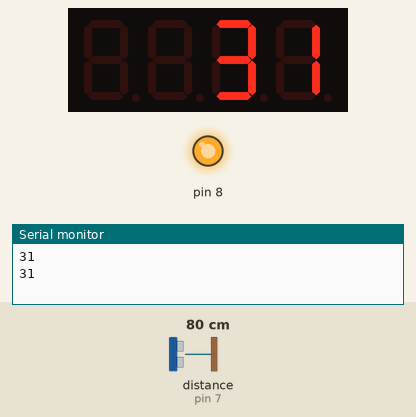
Simulated run of this sketch. Board: Arduino Uno, built with avr-gcc and run on an emulated ATmega328P. On the bench: 4-digit seven-segment display, output pins drawn as LEDs (lit = HIGH), the last lines printed to the serial monitor. Wiring (inferred from the names in the program): ultrasonic range finder: trigger pin 6; echo pin 7. The inputs (shaded band) are chosen by the test bench; at power-on: distance to the obstacle (sensor on pin 7) 80 cm. The echo pulse lasts 58.3 µs per cm; pins used as bus, display or sensor lines are not drawn.

Above: at 3.8 s.
3.9 s: distance to the obstacle (sensor on pin 7) set to 2 cm
At 7.0 s:
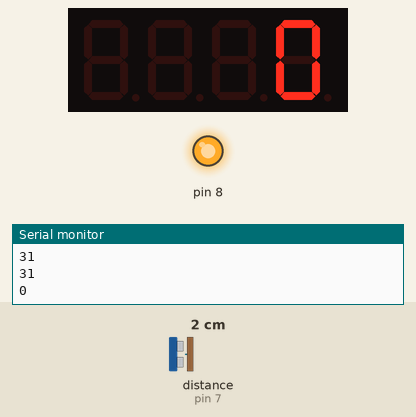
10.6 s: distance to the obstacle (sensor on pin 7) set to 4 cm
At 13.3 s:
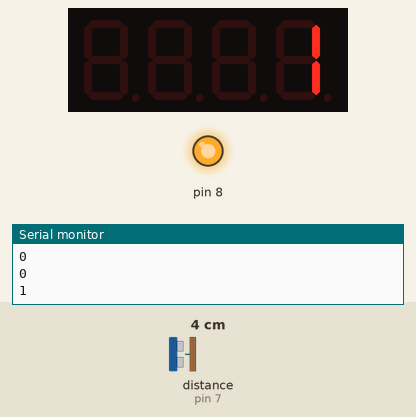
16.7 s: distance to the obstacle (sensor on pin 7) set to 9 cm
At 19.6 s:
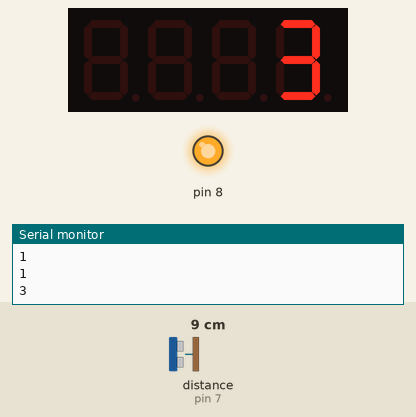
Timing chart, 0 to 21.1 s (numbered marks = the images above; inputs shaded):
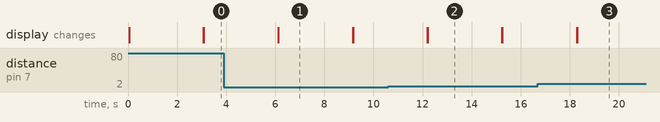

Measured:
- after the input at 3.9 s, the display: first differs from a run without the input after 2.2 s (image 1)
- after the input at 10.6 s, the display: first differs from a run without the input after 1.6 s (image 2)
- after the input at 16.7 s, the display: first differs from a run without the input after 1.6 s (image 3)
- what the display in image 1 shows lasts 3.1 s, from 6.1 s to 9.2 s

The sketch:

pocket_scale_modified.ino
```cpp
#include <Arduino.h>
#include <TM1637Display.h>

// Module connection pins (Digital Pins)
#define CLK 2
#define DIO 3
#define trigPin 6
#define echoPin 7
// The amount of time (in milliseconds) between tests
#define TEST_DELAY   3000

TM1637Display display(CLK, DIO);
long duration;
int distance;

void setup() {
  // put your setup code here, to run once:
pinMode(trigPin,OUTPUT);
pinMode(echoPin,INPUT);
Serial.begin(115200);
pinMode(8,OUTPUT);
digitalWrite(8,HIGH);
}

void loop() {
  // put your main code here, to run repeatedly:
display.setBrightness(0x0f);
uint8_t data[] = {0x0, 0x0, 0x0, 0x0};
display.setSegments(data);

  digitalWrite(trigPin, LOW);
  delayMicroseconds(5);
  // Trigger the sensor by setting the trigPin high for 10 microseconds:
  digitalWrite(trigPin, HIGH);
  delayMicroseconds(10);
  digitalWrite(trigPin, LOW);
  // Read the echoPin, pulseIn() returns the duration (length of the pulse) in microseconds:
  duration = pulseIn(echoPin, HIGH);
  // Calculate the distance:
  distance = (duration*0.01354330709)/2;

  Serial.println(distance);

display.showNumberDec(distance,false,3,1);
delay(TEST_DELAY);

}
```
